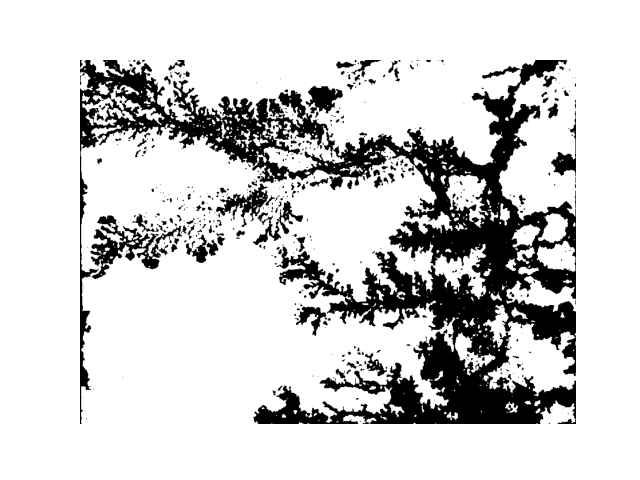
//> input picture 12-Metallic-Forest/article_test.png, 640 x 480 px
$ ./read_image article_test.png   (built with g++ and OpenCV 4)
//> lines starting //> are read from the running program, lines starting //| are printed output that depends on the picture; after the words box and inside, x2 and y2 are one past the last pixel; in counts of white or black regions, pixels touching at a corner belong together
### 12-Metallic-Forest/fractal_dimension.h
#ifndef FRACTAL_DIMENSION_H
#define FRACTAL_DIMENSION_H

#include <vector>
#include <opencv2/opencv.hpp>
#include <string>

/* This function give us the number of "boxes" containing the fractal */
unsigned int box_counting(std::vector<cv::Point> &y, unsigned int deltax, unsigned int deltay, unsigned int epsilon, unsigned int xmin, unsigned int ymin);


/* This function find the min and max in each axes */
void axes_min_max(std::vector<cv::Point> &y, unsigned int &xmin, unsigned int &xmax, unsigned int &ymin, unsigned int &ymax);


/* This function print in name the values of box counting in each epsilon */
void print_FD(std::string name, std::vector<cv::Point> &y);


/* This function print the points of the figure */
void print_image(std::string name, std::vector<cv::Point> &y);


#endif

### 12-Metallic-Forest/fractal_dimension.cpp
#include "fractal_dimension.h"
#include <fstream>
#include <math.h>

unsigned int box_counting(std::vector<cv::Point> &y, unsigned int deltax, unsigned int deltay, unsigned int epsilon, unsigned int xmin, unsigned int ymin){
  //Create the matrix for the box_counting
  unsigned int my_array[deltax*deltay] = {}, value;

  //Find in which square the pixel of the image is
  for(size_t i=0; i<y.size(); i++){
    value = ((y[i].x-xmin)/epsilon)*deltay + ((y[i].y-ymin)/epsilon);
    my_array[(int)value] = 1;
  }

  //Count the number of squares where is, at least, one pixel
  unsigned int N = 0;
  unsigned int div = epsilon*epsilon*0.5;
  for(size_t i=0; i<deltax*deltay; i++){N += my_array[i];}

  return N;
}


void axes_min_max(std::vector<cv::Point> &y, unsigned int &xmin, unsigned int &xmax, unsigned int &ymin, unsigned int &ymax){
  //Set the extreme values
  ymin = 1e6, ymax = 0, xmin = 1e6, xmax = 0;

  //Find the maximum and minimum in each axes
  for(size_t i=0; i<y.size(); i++){
    ymin = ((ymin < y[i].y) ? ymin : y[i].y);    ymax = ((ymax > y[i].y) ? ymax : y[i].y);
    xmin = ((xmin < y[i].x) ? xmin : y[i].x);    xmax = ((xmax > y[i].x) ? xmax : y[i].x);
  }
}


void print_FD(std::string name, std::vector<cv::Point> &y){
  //Find the extreme values
  unsigned int ymin, ymax, xmin, xmax, deltax, deltay;
  axes_min_max(y, xmin, xmax, ymin, ymax);
  deltax = xmax - xmin;  deltay = ymax - ymin;

  //Print the epsilon and the box_counting
  std::ofstream fout(name);
  for(unsigned int i=1; i<15; i++){fout << i << '\t' << box_counting(y, (deltax/i)+1, (deltay/i)+1, i, xmin, ymin) << std::endl;}
  fout.close();
}


void print_image(std::string name, std::vector<cv::Point> &y){
  std::ofstream fout(name);
  for(size_t i=0; i<y.size(); i++){fout << y[i].x << '\t' << y[i].y << std::endl;}
  fout.close();
}

### 12-Metallic-Forest/read_image.cpp
#include <opencv2/core/core.hpp>
#include <opencv2/highgui/highgui.hpp>
#include <opencv2/opencv.hpp>
#include <iostream>
#include <string>
#include "fractal_dimension.h"

int main(int argc, char *argv[])
{
  // Transform the name into its main part
  std::string name(argv[1]);
  std::size_t pos;
  pos = name.find("/");
  while (pos < name.size()){
    pos = name.find("/");
    name.erase(0,pos+1);
  }
  pos = name.find(".");
  name.erase(pos);

  cv::Mat img, gray, bw;
  // Read the image
  img = cv::imread(argv[1], CV_LOAD_IMAGE_COLOR);
//> img is the input picture: 480 rows x 640 cols, CV_8UC3; min 0, max 255, mean 209
  if(!img.data){std::cout<< "Could not find the image";      return -1;}

  // Transform it to gray scale
  cv::cvtColor(img, gray, CV_BGR2GRAY);

  // Transform to binary matrix
  threshold(gray, bw, 40, 255, CV_THRESH_OTSU | CV_THRESH_BINARY_INV);
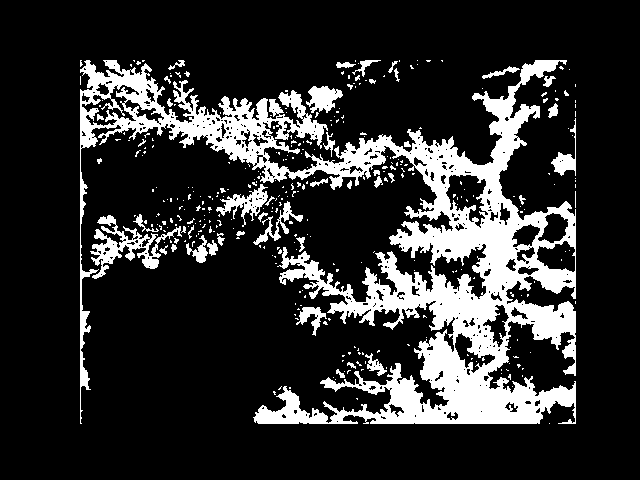
//> bw: 480 rows x 640 cols, CV_8UC1; 18.2% white; 346 white regions (301 under 20 px), largest, box (x1, y1, x2, y2) and area: (80, 60, 576, 424) 47911, (90, 215, 182, 279) 1698, (216, 184, 268, 227) 734
  //threshold(gray, bw, 40, 255, CV_THRESH_OTSU);

  // Find the pixels that are white
  std::vector<cv::Point> white_pixels;
  cv::findNonZero(bw, white_pixels);
//> white_pixels = 55847 items

  std::cout << name << std::endl;
  //Get the data for find the FD
  print_FD("Data_FD/" + name + ".csv", white_pixels);
//> the loop in axes_min_max, `for(size_t i=0; i<y.size(); i++)` made 55847 passes
//> xmax on passes 1 to 3: 80, 81, 86
//> after the loop in axes_min_max, `for(size_t i=0; i<y.size(); i++)`: ymin = 60; ymax = 423; xmin = 80; xmax = 575
//> in print_FD, `axes_min_max(y, xmin, xmax, ymin, ymax);`: xmin = 80; xmax = 575; ymin = 60; ymax = 423
//> in print_FD, `deltax = xmax - xmin`: deltax = 495
//> in print_FD, `deltay = ymax - ymin`: deltay = 363

  std::cout << name << std::endl;
  //Get the points of the figure
  print_image("Data_FD/" + name + "_image.csv", white_pixels);

  std::cout << name << std::endl;
  /* Show image */
  cv::namedWindow("window", CV_WINDOW_AUTOSIZE );
  imshow("window", bw);
  cv::waitKey(10*0.2e3);

  return 0;
}
